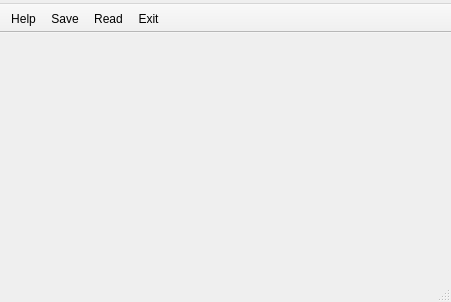
<?xml version="1.0" encoding="UTF-8"?>
<ui version="4.0">
 <class>MainWindow</class>
 <widget class="QMainWindow" name="MainWindow">
  <property name="windowModality">
   <enum>Qt::NonModal</enum>
  </property>
  <property name="geometry">
   <rect>
    <x>0</x>
    <y>0</y>
    <width>451</width>
    <height>302</height>
   </rect>
  </property>
  <property name="sizePolicy">
   <sizepolicy hsizetype="Expanding" vsizetype="Expanding">
    <horstretch>0</horstretch>
    <verstretch>0</verstretch>
   </sizepolicy>
  </property>
  <property name="windowTitle">
   <string>MainWindow</string>
  </property>
  <widget class="QWidget" name="centralwidget">
   <property name="sizePolicy">
    <sizepolicy hsizetype="Minimum" vsizetype="Minimum">
     <horstretch>0</horstretch>
     <verstretch>0</verstretch>
    </sizepolicy>
   </property>
   <layout class="QVBoxLayout" name="verticalLayout">
    <item>
     <widget class="StatusWidget" name="statusWidget_1" native="true">
      <property name="sizePolicy">
       <sizepolicy hsizetype="Minimum" vsizetype="Minimum">
        <horstretch>0</horstretch>
        <verstretch>0</verstretch>
       </sizepolicy>
      </property>
      <property name="minimumSize">
       <size>
        <width>10</width>
        <height>0</height>
       </size>
      </property>
      <property name="styleSheet">
       <string notr="true"/>
      </property>
     </widget>
    </item>
    <item>
     <widget class="StatusWidget" name="statusWidget_2" native="true">
      <property name="sizePolicy">
       <sizepolicy hsizetype="Minimum" vsizetype="Minimum">
        <horstretch>0</horstretch>
        <verstretch>0</verstretch>
       </sizepolicy>
      </property>
      <property name="minimumSize">
       <size>
        <width>10</width>
        <height>0</height>
       </size>
      </property>
      <property name="styleSheet">
       <string notr="true"/>
      </property>
     </widget>
    </item>
    <item>
     <widget class="StatusWidget" name="statusWidget_3" native="true">
      <property name="sizePolicy">
       <sizepolicy hsizetype="Minimum" vsizetype="Minimum">
        <horstretch>0</horstretch>
        <verstretch>0</verstretch>
       </sizepolicy>
      </property>
      <property name="minimumSize">
       <size>
        <width>10</width>
        <height>0</height>
       </size>
      </property>
      <property name="styleSheet">
       <string notr="true"/>
      </property>
     </widget>
    </item>
    <item>
     <widget class="StatusWidget" name="statusWidget_4" native="true">
      <property name="sizePolicy">
       <sizepolicy hsizetype="Minimum" vsizetype="Minimum">
        <horstretch>0</horstretch>
        <verstretch>0</verstretch>
       </sizepolicy>
      </property>
      <property name="minimumSize">
       <size>
        <width>10</width>
        <height>0</height>
       </size>
      </property>
      <property name="styleSheet">
       <string notr="true"/>
      </property>
     </widget>
    </item>
   </layout>
  </widget>
  <widget class="QMenuBar" name="menubar">
   <property name="geometry">
    <rect>
     <x>0</x>
     <y>0</y>
     <width>451</width>
     <height>30</height>
    </rect>
   </property>
   <widget class="QMenu" name="menuHelp">
    <property name="title">
     <string/>
    </property>
   </widget>
   <addaction name="menuHelp"/>
  </widget>
  <widget class="QStatusBar" name="statusbar"/>
  <widget class="QToolBar" name="toolBar">
   <property name="windowTitle">
    <string>toolBar</string>
   </property>
   <property name="movable">
    <bool>false</bool>
   </property>
   <attribute name="toolBarArea">
    <enum>TopToolBarArea</enum>
   </attribute>
   <attribute name="toolBarBreak">
    <bool>false</bool>
   </attribute>
   <addaction name="actionHelp"/>
   <addaction name="actionSave"/>
   <addaction name="actionRead"/>
   <addaction name="actionExit"/>
  </widget>
  <action name="actionHelp">
   <property name="text">
    <string>Help</string>
   </property>
  </action>
  <action name="actionSave">
   <property name="text">
    <string>Save</string>
   </property>
   <property name="toolTip">
    <string>Save Settings</string>
   </property>
  </action>
  <action name="actionRead">
   <property name="text">
    <string>Read</string>
   </property>
   <property name="toolTip">
    <string>Read Settings</string>
   </property>
  </action>
  <action name="actionExit">
   <property name="text">
    <string>Exit</string>
   </property>
   <property name="toolTip">
    <string>Exit</string>
   </property>
  </action>
 </widget>
 <customwidgets>
  <customwidget>
   <class>StatusWidget</class>
   <extends>QWidget</extends>
   <header>pybpmonfail.Modules.MainWindow.StatusWidget.statuswidget</header>
   <container>1</container>
  </customwidget>
 </customwidgets>
 <resources/>
 <connections/>
</ui>
